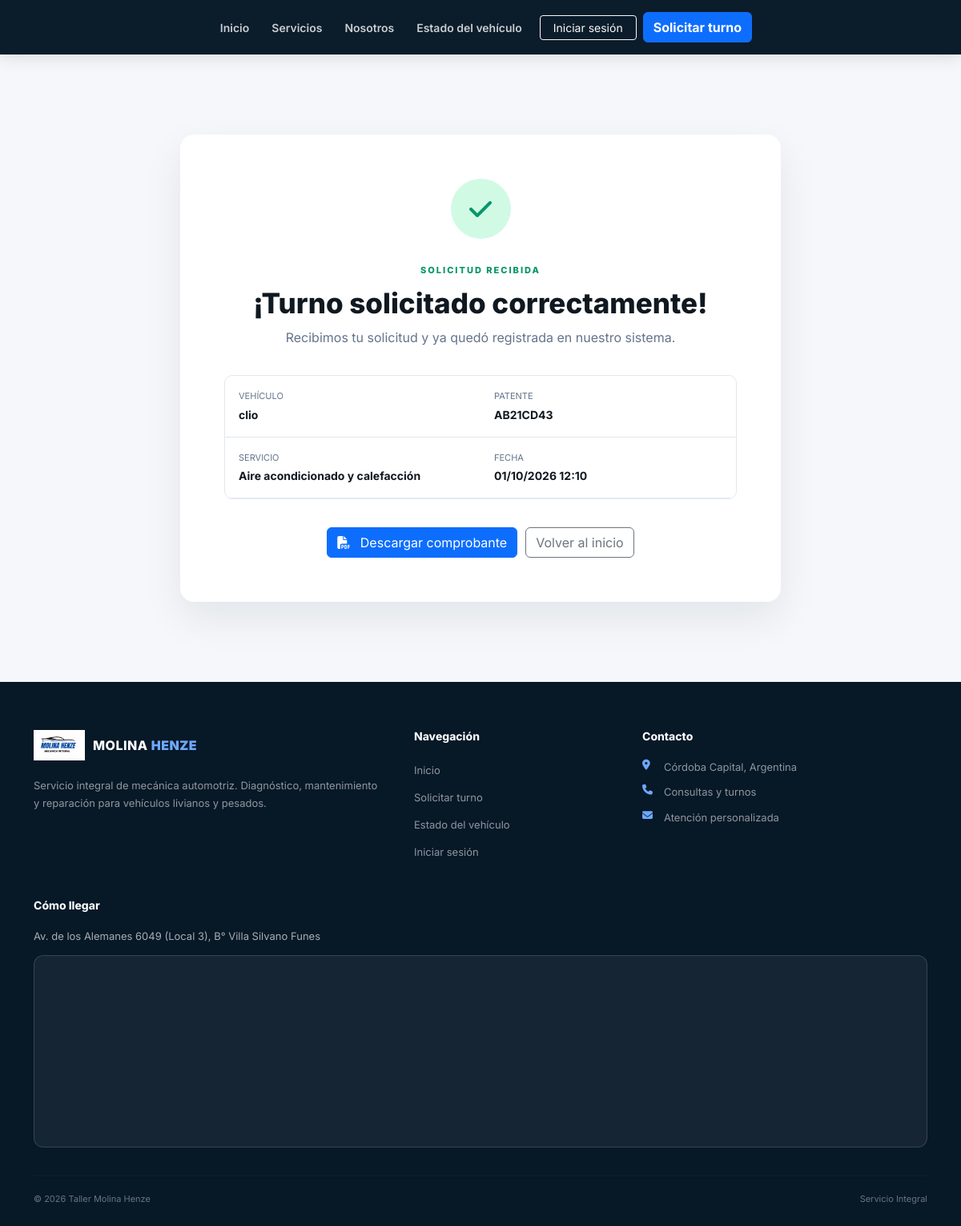
Screenshot of /turno-exitoso/2/ with the database file from the repository.
### tallermami/models.py (models this page shows, shortened)
class Turno(models.Model):
    ESTADOS = [
        ("pendiente", "Pendiente"),
        ("recibido", "Vehículo recibido"),
        ("diagnostico", "En diagnóstico"),
        ("reparacion", "En reparación"),
        ("esperando_repuesto", "Esperando repuesto"),
        ("finalizado", "Finalizado"),
        ("entregado", "Entregado"),
        ("cancelado", "Cancelado"),
    ]
    usuario = models.ForeignKey(
        User,
        on_delete=models.CASCADE,
        related_name="turnos",
        null=True,
        blank=True
    )
    vehiculo = models.CharField(
        max_length=150,
        verbose_name="Vehículo"
    )
    patente = models.CharField(
        max_length=20,
        verbose_name="Patente"
    )
    servicio = models.ForeignKey(
        Trabajo,
        on_delete=models.PROTECT,
        related_name="turnos",
        verbose_name="Servicio"
    )
    trabajador = models.ForeignKey(
        Trabajador,
        on_delete=models.SET_NULL,
        null=True,
        blank=True,
        related_name="turnos_asignados",
        verbose_name="Trabajador asignado"
    )
    fecha_turno = models.DateTimeField(
        verbose_name="Fecha y hora del turno"
    )
    estado = models.CharField(
        max_length=30,
        choices=ESTADOS,
        default="pendiente"
    )
    porcentaje_reparacion = models.PositiveIntegerField(
        default=0,
        validators=[
            MinValueValidator(0),
            MaxValueValidator(100)
        ]
    )
    observaciones = models.TextField(
        blank=True
    )
    fecha_creacion = models.DateTimeField(
        auto_now_add=True
    )
    class Meta:
        verbose_name = "Turno"
        verbose_name_plural = "Turnos"
        ordering = ["-fecha_turno"]

class Trabajo(models.Model):
    nombre = models.CharField(
        max_length=150
    )
    descripcion = models.TextField(
        blank=True
    )
    precio_estimado = models.DecimalField(
        max_digits=10,
        decimal_places=2,
        null=True,
        blank=True
    )
    def __str__(self):
        return self.nombre
    class Meta:
        verbose_name = "Trabajo"
        verbose_name_plural = "Trabajos"
        ordering = ["nombre"]

### tallermami/views.py (the view)
def turno_exitoso(request, turno_id):
    turno = get_object_or_404(
        Turno,
        id=turno_id
    )
    return render(
        request,
        "tallermami/turno_exitoso.html",
        {
            "turno": turno
        }
    )

### templates/tallermami/turno_exitoso.html (shortened to what this page needs)
{% extends 'tallermami/base.html' %}
{% block content %}
<section class="success-section">
    <div class="container">
        <div class="success-card">
            <div class="success-icon">
                <i class="fa-solid fa-check"></i>
            </div>
            <span class="success-label">
                SOLICITUD RECIBIDA
            </span>
            <h1>
                ¡Turno solicitado correctamente!
            </h1>
            <p>
                Recibimos tu solicitud y ya quedó registrada
                en nuestro sistema.
            </p>
            <div class="turno-summary">
                <div>
                    <span>
                        Vehículo
                    </span>
                    <strong>
                        {{ turno.vehiculo }}
                    </strong>
                </div>
                <div>
                    <span>
                        Patente
                    </span>
                    <strong>
                        {{ turno.patente }}
                    </strong>
                </div>
                <div>
                    <span>
                        Servicio
                    </span>
                    <strong>
                        {{ turno.servicio }}
                    </strong>
                </div>
                <div>
                    <span>
                        Fecha
                    </span>
                    <strong>
                        {{ turno.fecha_turno|date:"d/m/Y H:i" }}
                    </strong>
                </div>
            </div>
            <div class="success-actions">
                <a
                    href="{% url 'descargar_pdf' turno.id %}"
                    class="btn btn-primary"
                >
                    <i class="fa-solid fa-file-pdf me-2"></i>
                    Descargar comprobante
                </a>
                <a
                    href="{% url 'inicio' %}"
                    class="btn btn-outline-secondary"
                >
                    Volver al inicio
                </a>
            </div>
        </div>
    </div>
</section>
{% endblock %}

### static/css/taller.css (style rules this page uses)
:root { --blue: #0d6efd; --blue-dark: #071b33; --navy: #071827; --dark: #101820; --gray: #64748b; --light: #f5f7fa; --white: #ffffff; --border: #e2e8f0; }
* { box-sizing: border-box; }
html { scroll-behavior: smooth; }
body { margin: 0; font-family: "Inter", sans-serif; color: var(--dark); background: var(--white); }
a { text-decoration: none; }
.success-section { padding: 100px 0; background: var(--light); }
.success-card { max-width: 750px; margin: auto; background: white; padding: 55px; border-radius: 17px; text-align: center; box-shadow: 0 20px 50px rgba(15,23,42,.08); }
.success-icon { width: 75px; height: 75px; margin: auto auto 25px; display: flex; align-items: center; justify-content: center; border-radius: 50%; background: #d1fae5; color: #059669; font-size: 32px; }
.success-label { color: #059669; font-size: 11px; font-weight: 800; letter-spacing: 2px; }
.success-card h1 { margin: 10px 0; font-size: 35px; font-weight: 800; }
.success-card > p { color: var(--gray); }
.turno-summary { margin: 35px 0; display: grid; grid-template-columns: 1fr 1fr; border: 1px solid var(--border); border-radius: 10px; overflow: hidden; }
.turno-summary > div { padding: 17px; border-bottom: 1px solid var(--border); text-align: left; }
.turno-summary span { display: block; color: var(--gray); font-size: 11px; text-transform: uppercase; }
.turno-summary strong { display: block; margin-top: 4px; font-size: 14px; }
.success-actions { display: flex; justify-content: center; flex-wrap: wrap; gap: 10px; }

### rows the page displays
Turno: vehiculo "clio", patente "AB21CD43", servicio "Aire acondicionado y calefacción", fecha_turno "01/10/2026 12:10"
